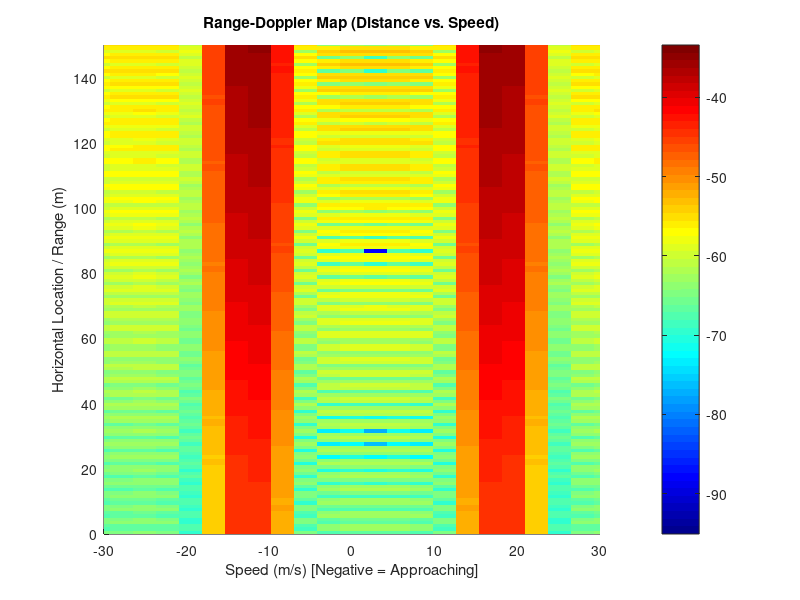

MATLAB code to generate this figure:
% 1D FMCW Radar Simulation: Range and Velocity (Doppler) Processing
clear; clc; close all;

%% 1. Radar System Specifications (77 GHz)
fc = 77e9;              % Carrier frequency (77 GHz)
c = 3e8;                % Speed of light (m/s)
lambda = c / fc;        % Wavelength

% Sweep parameters
max_range = 150;        % Radar maximum detection range (m)
range_res = 1;          % Desired range resolution (m)
max_vel = 30;           % Maximum unambiguous velocity (m/s)

B = c / (2 * range_res);          % Bandwidth needed for 1m resolution (150 MHz)
T_chirp = 5.5 * 2 * max_range / c;% Chirp duration (rule of thumb: 5.5 times round trip time)
slope = B / T_chirp;              % Frequency sweep rate (Hz/s)

% Sampling parameters
Nd = 128;               % Number of chirps in one frame (Slow time / Velocity dimension)
Nr = 512;               % Number of samples per chirp (Fast time / Range dimension)
Fs = Nr / T_chirp;      % ADC Sampling frequency

%% 2. Target Definition
% Define the target's horizontal location and speed
target_range = 65;      % Target distance in meters
target_vel = -15;       % Target speed in m/s (negative means moving towards radar)

%% 3. Signal Generation (Beat Signal / IF Signal)
t = linspace(0, Nd * T_chirp, Nr * Nd); % Total time vector for the frame
Tx = zeros(1, length(t));               % Transmit signal placeholder
Rx = zeros(1, length(t));               % Receive signal placeholder
Mix = zeros(1, length(t));              % Mixed (IF) signal placeholder

% Time vectors for 2D matrix mapping
t_fast = linspace(0, T_chirp, Nr);      % Fast time (within one chirp)

% Generate the IF signal directly (to avoid memory crashing from 77GHz sampling)
IF_matrix = zeros(Nr, Nd);

for chirp_idx = 1:Nd
    % Slow time: elapsed time at the start of the current chirp
    t_slow = (chirp_idx - 1) * T_chirp; 
    
    % Instantaneous range of the target for this specific chirp
    R_t = target_range + target_vel * t_slow; 
    
    % Time delay of the received signal
    tau = 2 * R_t / c; 
    
    % IF signal phase calculation
    % Phase = 2*pi * (beat_frequency * fast_time + doppler_shift * slow_time)
    f_beat = (2 * slope * target_range) / c;
    f_doppler = (2 * fc * target_vel) / c;
    
    phase = 2 * pi * (f_beat .* t_fast + f_doppler * t_slow);
    
    % Populate the matrix (rows = range samples, cols = chirps)
    IF_matrix(:, chirp_idx) = cos(phase); 
end

%% 4. Range Processing (1D FFT across Fast Time)
% Apply windowing to reduce sidelobes
window_1d = hamming(Nr);
IF_matrix_win = IF_matrix .* window_1d;

% Perform 1D FFT on the columns (fast time)
sig_fft1 = fft(IF_matrix_win, Nr, 1);
sig_fft1 = abs(sig_fft1 / Nr);
sig_fft1 = sig_fft1(1:Nr/2, :); % Keep only positive frequencies

% Range axis calculation
beat_freq = linspace(0, Fs/2, Nr/2);
range_axis = (c * beat_freq) / (2 * slope);

%% 5. Velocity Processing (2D FFT across Slow Time)
% Apply windowing across the chirps
window_2d = hamming(Nd)';
sig_fft2 = fft(IF_matrix .* window_1d .* window_2d, Nd, 2);

% Shift the zero-frequency component to the center of the spectrum
sig_fft2 = fftshift(sig_fft2, 2);
RDM = abs(sig_fft2 / (Nr * Nd)); % Range-Doppler Map magnitude

% Convert to dB for better visualization
RDM_dB = 10 * log10(RDM);
RDM_dB = RDM_dB(1:Nr/2, :); % Keep only positive ranges

% Velocity axis calculation
doppler_freq = linspace(-1/(2*T_chirp), 1/(2*T_chirp), Nd);
velocity_axis = (c * doppler_freq) / (2 * fc);

%% 6. Plotting the Range-Doppler Map
figure('Name', '1D Radar Range-Doppler Map');
surf(velocity_axis, range_axis, RDM_dB, 'EdgeColor', 'none');
colorbar;
colormap('jet');
view(0, 90); % 2D view from above
title('Range-Doppler Map (Distance vs. Speed)');
xlabel('Speed (m/s) [Negative = Approaching]');
ylabel('Horizontal Location / Range (m)');
axis([-max_vel max_vel 0 max_range]);
grid on;
